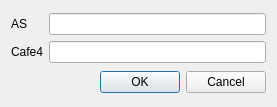
<?xml version="1.0" encoding="UTF-8"?>
<ui version="4.0">
 <class>DlgValuePair</class>
 <widget class="QDialog" name="DlgValuePair">
  <property name="geometry">
   <rect>
    <x>0</x>
    <y>0</y>
    <width>277</width>
    <height>107</height>
   </rect>
  </property>
  <property name="windowTitle">
   <string>Dialog</string>
  </property>
  <layout class="QVBoxLayout" name="verticalLayout">
   <item>
    <layout class="QGridLayout" name="gridLayout">
     <item row="0" column="0">
      <widget class="QLabel" name="AS">
       <property name="text">
        <string>AS</string>
       </property>
      </widget>
     </item>
     <item row="1" column="0">
      <widget class="QLabel" name="label_2">
       <property name="text">
        <string>Cafe4</string>
       </property>
      </widget>
     </item>
     <item row="0" column="1">
      <widget class="QLineEdit" name="leAS"/>
     </item>
     <item row="1" column="1">
      <widget class="QLineEdit" name="leCafe4"/>
     </item>
    </layout>
   </item>
   <item>
    <widget class="QDialogButtonBox" name="buttonBox">
     <property name="orientation">
      <enum>Qt::Horizontal</enum>
     </property>
     <property name="standardButtons">
      <set>QDialogButtonBox::Cancel|QDialogButtonBox::Ok</set>
     </property>
    </widget>
   </item>
  </layout>
 </widget>
 <resources/>
 <connections>
  <connection>
   <sender>buttonBox</sender>
   <signal>accepted()</signal>
   <receiver>DlgValuePair</receiver>
   <slot>accept()</slot>
   <hints>
    <hint type="sourcelabel">
     <x>248</x>
     <y>254</y>
    </hint>
    <hint type="destinationlabel">
     <x>157</x>
     <y>274</y>
    </hint>
   </hints>
  </connection>
  <connection>
   <sender>buttonBox</sender>
   <signal>rejected()</signal>
   <receiver>DlgValuePair</receiver>
   <slot>reject()</slot>
   <hints>
    <hint type="sourcelabel">
     <x>316</x>
     <y>260</y>
    </hint>
    <hint type="destinationlabel">
     <x>286</x>
     <y>274</y>
    </hint>
   </hints>
  </connection>
 </connections>
</ui>
